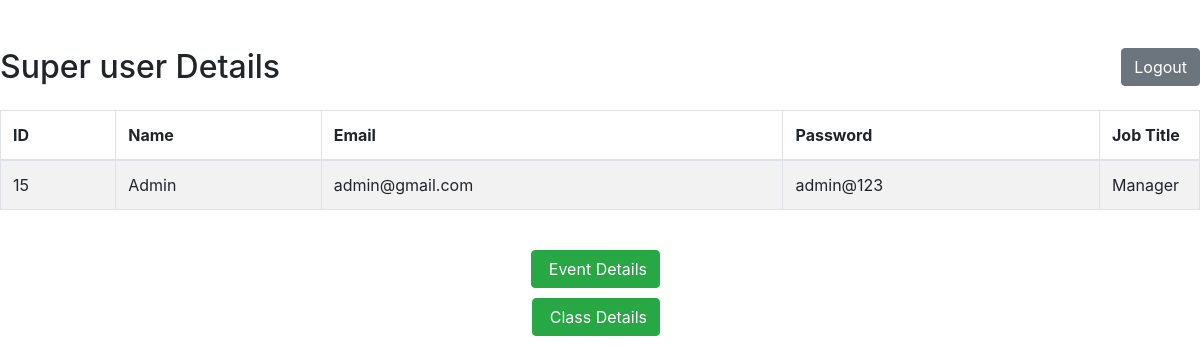
Screenshot of /AdminMenu.php with the database file from the repository.
### tables this page shows
CREATE TABLE `adminregistration` (
  `ID` int(11) NOT NULL,
  `Name` varchar(255) NOT NULL,
  `Email` varchar(255) NOT NULL,
  `Password` varchar(255) NOT NULL,
  `JobTitle` varchar(255) NOT NULL
);

### AdminMenu.php (the view, shortened to what this page needs)
<!DOCTYPE html>
<html lang="en">
<head>
    <link rel="stylesheet" href="https://stackpath.bootstrapcdn.com/bootstrap/4.5.2/css/bootstrap.min.css">
    <link rel="stylesheet" href="https://maxcdn.bootstrapcdn.com/font-awesome/4.7.0/css/font-awesome.min.css">
</head>
<body>
    <div class="wrapper">
        <div class="">
            <div class="row">
                <div class="col-md-12">
                    <div class="mt-5 mb-3 clearfix">
                        <h2 class="pull-left">Super user Details</h2>
                        <a href="Admin.php" class="btn btn-secondary pull-right"> Logout</a>
                    </div>
                    <?php
                    require_once "config.php";
                    $sql = "SELECT * FROM adminregistration";
                    if($result = mysqli_query($link, $sql)){
                        if(mysqli_num_rows($result) > 0){
                            echo '<table class="table table-bordered table-striped">';
                                echo "<thead>";
                                    echo "<tr>";
                                        echo "<th>ID</th>";
                                        echo "<th>Name</th>";
                                        echo "<th>Email</th>";
                                        echo "<th>Password</th>";
                                        echo "<th>Job Title</th>";
                                    echo "</tr>";
                                echo "</thead>";
                                echo "<tbody>";
                                while($row = mysqli_fetch_array($result)){
                                    echo "<tr>";
                                        echo "<td>" . $row['ID'] . "</td>";
                                        echo "<td>" . $row['Name'] . "</td>";
                                        echo "<td>" . $row['Email'] . "</td>";
                                        echo "<td>" . $row['Password'] . "</td>";
                                        echo "<td>" . $row['JobTitle'] . "</td>";
                                    echo "</tr>";
                                }
                                echo "</tbody>";
                            echo "</table>";
                        } else{
                            echo '<div class="alert alert-danger"><em>No records were found.</em></div>';
                        }
                    } else{
                        echo "Oops! Something went wrong. Please try again later.";
                    }
                    ?>
                </div>
            </div>
            <br/>
            <a href="admineventdetails.php" style="margin-right:45%;width:60" class="btn btn-success pull-right"><i class="fa fa-add"></i> Event Details</a>
            <br/>  <br/>
                      <a href="adminclassesdetails.php" style="margin-right:45%;width:60" class="btn btn-success pull-right"><i class="fa fa-add"></i> Class Details</a>
        </div>
    </div>
</body>
</html>

### AdminMenu.php (style rules this page uses)
.wrapper { margin: 0 auto; }
table tr td:last-child { width: 100px; }

### rows the page displays
adminregistration: ID "15", Name "Admin", Email "admin@gmail.com", Password "admin@123", JobTitle "Manager"
